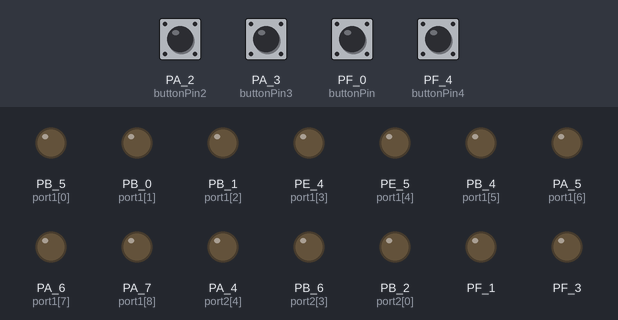
Recording of a sketch running on a simulated TI Tiva C LaunchPad. On the bench: output pins drawn as LEDs (lit = HIGH). The test bench sets the inputs (shaded band); at power-on: PA_2 (buttonPin2), PA_3 (buttonPin3), PF_0 (buttonPin), PF_4 (buttonPin4) HIGH.

Above: at 1.2 s.
1.3 s: PF_0 (buttonPin) pulled LOW for 0.15 s
At 1.7 s:
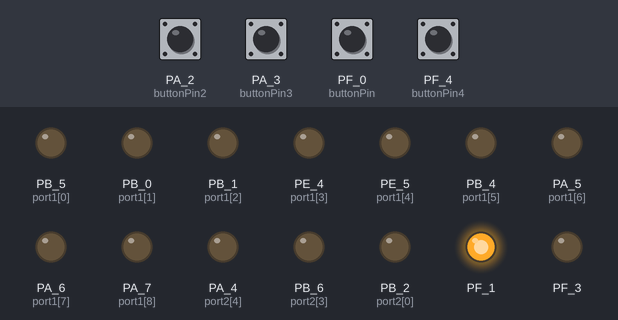
4.4 s: PA_2 (buttonPin2) pulled LOW for 0.15 s
At 5.5 s:
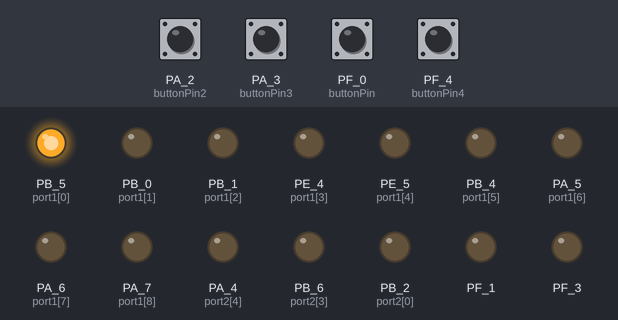
6.0 s: PA_3 (buttonPin3) pulled LOW for 0.15 s
At 6.7 s:
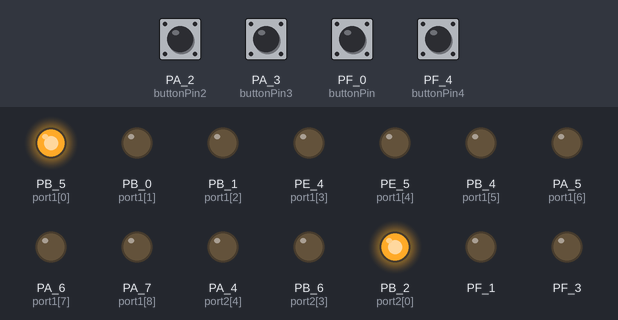
7.6 s: PF_4 (buttonPin4) pulled LOW for 0.15 s
At 8.4 s:
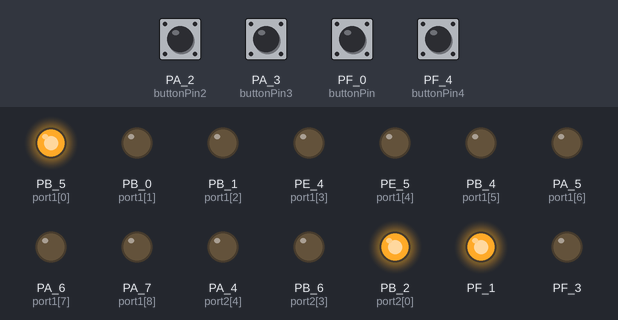
10.7 s: PA_3 (buttonPin3) pulled LOW for 1 s
At 12.9 s:
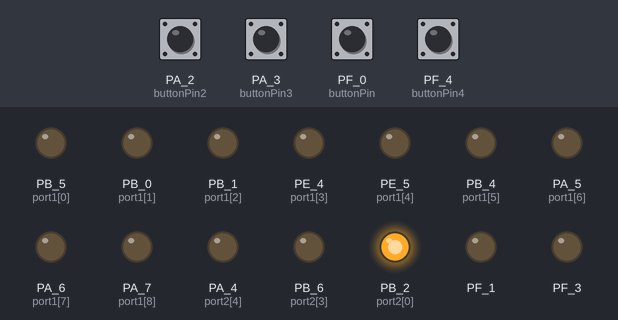
13.2 s: PF_0 (buttonPin) pulled LOW for 1 s
At 14.0 s:
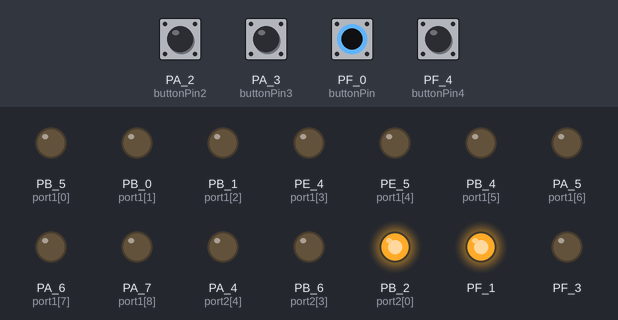
Timing chart, 0 to 17.8 s (numbered marks = the images above; inputs shaded):
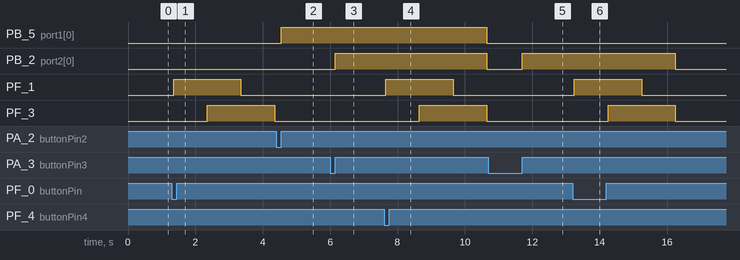

Measured:
- after the input at 1.3 s, PF_1: LOW → HIGH after 0.05 s, → LOW 2.0 s later; PF_3: LOW → HIGH after 1.1 s, → LOW 2.0 s later
- after the input at 4.4 s, PB_5 (port1[0]): LOW → HIGH after 0.15 s
- after the input at 6.0 s, PB_2 (port2[0]): LOW → HIGH after 0.15 s
- after the input at 7.6 s, PB_5 (port1[0]), PB_2 (port2[0]): HIGH → LOW after 3.1 s; PF_1: LOW → HIGH after 0.05 s, → LOW 2.0 s later; PF_3: LOW → HIGH after 1.1 s, → LOW 2.0 s later
- after the input at 10.7 s, PB_2 (port2[0]): LOW → HIGH after 1.0 s
- after the input at 13.2 s, PB_2 (port2[0]): HIGH → LOW after 3.1 s; PF_1: LOW → HIGH after 0.05 s, → LOW 2.0 s later; PF_3: LOW → HIGH after 1.1 s, → LOW 2.0 s later

The sketch:

Lab4.ino
```cpp
//Noel Prado  19025
//Laboratorio 4

//variables

//PARA DEBOUNCE 1

int buttonState;             // the current reading from the input pin
int lastButtonState = LOW;   // the previous reading from the input pin
const int buttonPin = PUSH2;     // the number of the pushbutton pin
long lastDebounceTime = 0;  // the last time the output pin was toggled
long debounceDelay = 50;    // the debounce time; increase if the output flickers

//PARA DEBOUNCE 2

int buttonState2;             // the current reading from the input pin
int lastButtonState2 = LOW;   // the previous reading from the input pin
const int buttonPin2 = PA_2;     // the number of the pushbutton pin
long lastDebounceTime2 = 0;  // the last time the output pin was toggled
long debounceDelay2 = 50;    // the debounce time; increase if the output flickers

//PARA DEBOUNCE 3

int buttonState3;             // the current reading from the input pin
int lastButtonState3 = LOW;   // the previous reading from the input pin
const int buttonPin3 = PA_3;     // the number of the pushbutton pin
long lastDebounceTime3 = 0;  // the last time the output pin was toggled
long debounceDelay3 = 50;    // the debounce time; increase if the output flickers


int buttonState4;             // the current reading from the input pin
int lastButtonState4 = LOW;   // the previous reading from the input pin
const int buttonPin4 = PUSH1;     // the number of the pushbutton pin
long lastDebounceTime4 = 0;  // the last time the output pin was toggled
long debounceDelay4 = 50;    // the debounce time; increase if the output flickers


int contador1 = 0;
int contador2 = 0;
char control = 0;

int port1[] = {PB_5, PB_0, PB_1, PE_4, PE_5, PB_4, PA_5, PA_6, PA_7};
int port2[] = {PB_2, PE_3, PB_7, PB_6, PA_4, PE_1, PD_7, PD_6, PE_2};


//prototipos de funciones
void semaforo(void);
void boton1(void);
void boton2 (void);


void setup() {
  // put your setup code here, to run once:
  pinMode(RED_LED, OUTPUT);
  pinMode(GREEN_LED, OUTPUT);
  pinMode(BLUE_LED, OUTPUT);
  pinMode(buttonPin, INPUT_PULLUP);
  pinMode(buttonPin4, INPUT_PULLUP);
  pinMode(PA_2, INPUT_PULLUP);
  pinMode(PA_3, INPUT_PULLUP);
  pinMode(PA_7, OUTPUT);
  pinMode(PA_6, OUTPUT);
  pinMode(PA_5, OUTPUT);
  pinMode(PB_4, OUTPUT);
  pinMode(PE_5, OUTPUT);
  pinMode(PE_4, OUTPUT);
  pinMode(PB_1, OUTPUT);
  pinMode(PB_0, OUTPUT);
  pinMode(PB_5, OUTPUT);

  pinMode(PB_2, OUTPUT);
  pinMode(PE_3, OUTPUT);
  pinMode(PB_7, OUTPUT);
  pinMode(PB_6, OUTPUT);
  pinMode(PA_4, OUTPUT);
  pinMode(PE_1, OUTPUT);
  pinMode(PD_7, OUTPUT);
  pinMode(PD_6, OUTPUT);
  pinMode(PE_2, OUTPUT);


}

void loop() {

  //botones y sus antirebotes
  //---------------------------------------------------------------------------------
  //BOTON 1
  int reading = digitalRead(buttonPin);
  if (reading != lastButtonState) {
    lastDebounceTime = millis();
  }

  if ((millis() - lastDebounceTime) > debounceDelay) {
    buttonState = reading;
    if (buttonState == 0) {
      semaforo();
      control = 1;
      contador1 = 0;
      contador2 = 0;
      for (int i = 0; i < 9; i++) {
        digitalWrite(port1[i], 0);
      }
      for (int i = 0; i < 9; i++) {
        digitalWrite(port2[i], 0);
      }
    }

  }

  //BOTON 2 de la tiva
  int reading4 = digitalRead(buttonPin4);
  if (reading4 != lastButtonState4) {
    lastDebounceTime4 = millis();
  }

  if ((millis() - lastDebounceTime4) > debounceDelay4) {
    buttonState4 = reading4;
    if (buttonState4 == 0) {
      semaforo();
      control = 1;
      contador1 = 0;
      contador2 = 0;
      for (int i = 0; i < 9; i++) {
        digitalWrite(port1[i], 0);
      }
      for (int i = 0; i < 9; i++) {
        digitalWrite(port2[i], 0);
      }
    }

  }


  if (control == 1) {

    //BOTON 2
    int reading2 = digitalRead(buttonPin2);
    if (reading2 != lastButtonState2) {
      lastDebounceTime2 = millis();
    }

    if ((millis() - lastDebounceTime2) > debounceDelay2) {
      buttonState2 = reading2;

      if (reading2 == 0) {
        delay(10);
        //se agrego esto para que no se cuenten los avances si no se suelta el boton
        reading2 = digitalRead(buttonPin2);
        if (reading2 == 1) {
          boton1();
          buttonState2 = 1;
          contador1++;

          if (contador1 == 9) {
            control = 0;
            contador1 = 0;
            contador2 = 0;
          }

        }
      }
    }

    //BOTON 3
    int reading3 = digitalRead(buttonPin3);
    if (reading3 != lastButtonState3) {
      lastDebounceTime3 = millis();
    }

    if ((millis() - lastDebounceTime3) > debounceDelay3) {
      buttonState3 = reading3;

      if (reading3 == 0) {
        delay(10);
        //se agrego esto para que no se cuenten los avances si no se suelta el boton
        reading3 = digitalRead(buttonPin3);
        if (reading3 == 1) {
          boton2();
          buttonState3 = 1;
          contador2++;

          if (contador2 == 9) {
            control = 0;
            contador1 = 0;
            contador2 = 0;
          }
        }
      }
    }


    //---------------------------------------------------------------------------------
    //lastButtonState = reading;
    lastButtonState2 = reading2;
    lastButtonState3 = reading3;


  }
}

void semaforo(void) {


  digitalWrite(RED_LED, 1);
  delay(1000);
  digitalWrite(RED_LED, 1);
  digitalWrite(GREEN_LED, 1);
  delay(1000);
  digitalWrite(GREEN_LED, 1);
  digitalWrite(RED_LED, 0);
  delay(1000);

  digitalWrite(RED_LED, 0);
  digitalWrite(GREEN_LED, 0);
  digitalWrite(BLUE_LED, 0);

}

void boton1(void) {

  for (int i = 0; i < 9; i++) {
    digitalWrite(port1[i], i == contador1);
  }

}

void boton2(void) {

  for (int i = 0; i < 9; i++) {
    digitalWrite(port2[i], i == contador2);
  }

}
```
